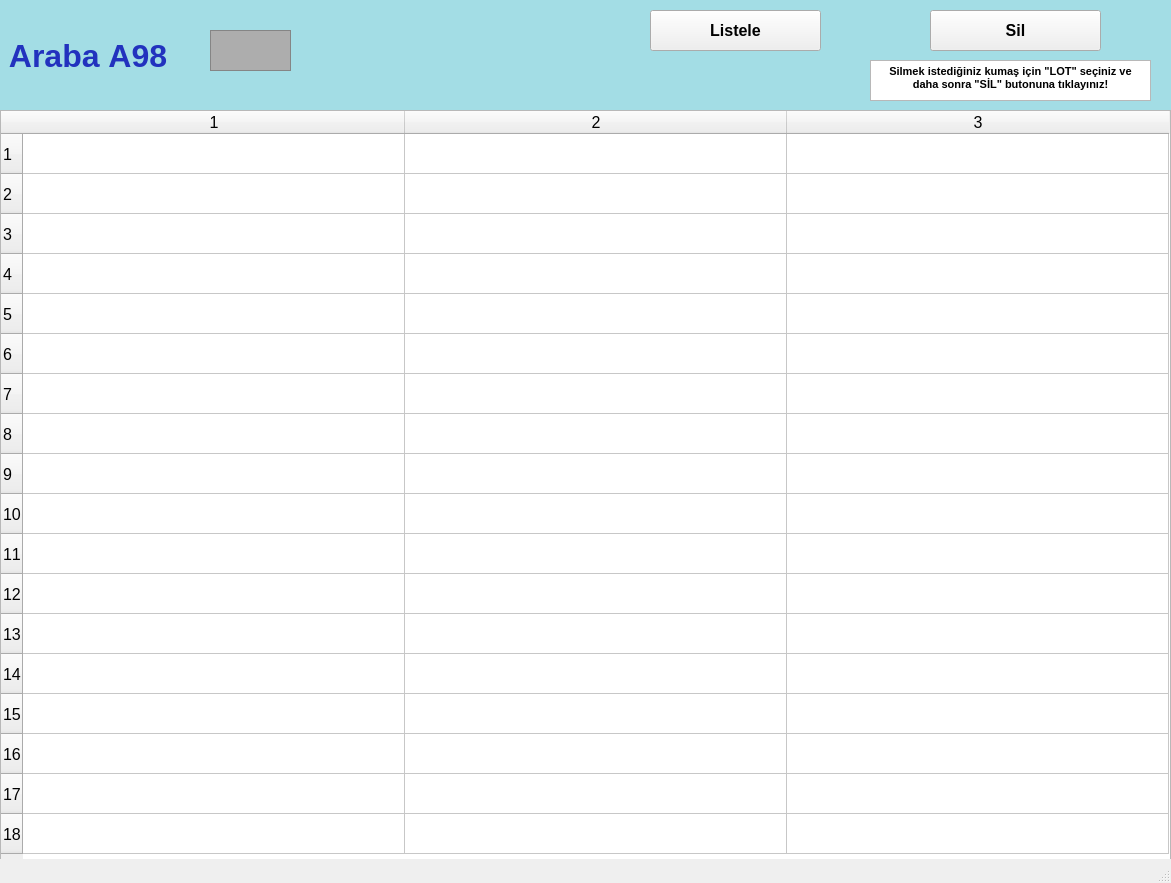
<?xml version="1.0" encoding="UTF-8"?>
<ui version="4.0">
 <class>arabalarA98_ekran</class>
 <widget class="QMainWindow" name="arabalarA98_ekran">
  <property name="geometry">
   <rect>
    <x>0</x>
    <y>0</y>
    <width>1171</width>
    <height>883</height>
   </rect>
  </property>
  <property name="font">
   <font>
    <pointsize>12</pointsize>
    <weight>50</weight>
    <bold>false</bold>
    <kerning>false</kerning>
   </font>
  </property>
  <property name="windowTitle">
   <string/>
  </property>
  <widget class="QWidget" name="centralwidget">
   <widget class="QLabel" name="arabaA1yazi_lbl">
    <property name="geometry">
     <rect>
      <x>0</x>
      <y>0</y>
      <width>1171</width>
      <height>111</height>
     </rect>
    </property>
    <property name="font">
     <font>
      <pointsize>24</pointsize>
      <weight>75</weight>
      <bold>true</bold>
     </font>
    </property>
    <property name="styleSheet">
     <string notr="true">background-color: rgb(163, 221, 229);
color: rgb(34, 50, 190);</string>
    </property>
    <property name="text">
     <string> Araba A98</string>
    </property>
   </widget>
   <widget class="QFrame" name="arabaA1_img">
    <property name="geometry">
     <rect>
      <x>210</x>
      <y>30</y>
      <width>81</width>
      <height>41</height>
     </rect>
    </property>
    <property name="styleSheet">
     <string notr="true">background-color: rgb(173, 173, 173);</string>
    </property>
    <property name="frameShape">
     <enum>QFrame::StyledPanel</enum>
    </property>
    <property name="frameShadow">
     <enum>QFrame::Raised</enum>
    </property>
   </widget>
   <widget class="QPushButton" name="listele98_btn">
    <property name="geometry">
     <rect>
      <x>650</x>
      <y>10</y>
      <width>171</width>
      <height>41</height>
     </rect>
    </property>
    <property name="font">
     <font>
      <pointsize>12</pointsize>
      <weight>75</weight>
      <bold>true</bold>
     </font>
    </property>
    <property name="text">
     <string>Listele</string>
    </property>
   </widget>
   <widget class="QTableWidget" name="A98_tw">
    <property name="geometry">
     <rect>
      <x>0</x>
      <y>110</y>
      <width>1171</width>
      <height>751</height>
     </rect>
    </property>
    <property name="baseSize">
     <size>
      <width>0</width>
      <height>0</height>
     </size>
    </property>
    <property name="rowCount">
     <number>18</number>
    </property>
    <property name="columnCount">
     <number>3</number>
    </property>
    <attribute name="horizontalHeaderVisible">
     <bool>true</bool>
    </attribute>
    <attribute name="horizontalHeaderCascadingSectionResizes">
     <bool>false</bool>
    </attribute>
    <attribute name="horizontalHeaderDefaultSectionSize">
     <number>382</number>
    </attribute>
    <attribute name="horizontalHeaderMinimumSectionSize">
     <number>38</number>
    </attribute>
    <attribute name="verticalHeaderDefaultSectionSize">
     <number>40</number>
    </attribute>
    <attribute name="verticalHeaderMinimumSectionSize">
     <number>23</number>
    </attribute>
    <row/>
    <row/>
    <row/>
    <row/>
    <row/>
    <row/>
    <row/>
    <row/>
    <row/>
    <row/>
    <row/>
    <row/>
    <row/>
    <row/>
    <row/>
    <row/>
    <row/>
    <row/>
    <column/>
    <column/>
    <column/>
   </widget>
   <widget class="QPushButton" name="sil98_btn">
    <property name="geometry">
     <rect>
      <x>930</x>
      <y>10</y>
      <width>171</width>
      <height>41</height>
     </rect>
    </property>
    <property name="font">
     <font>
      <pointsize>12</pointsize>
      <weight>75</weight>
      <bold>true</bold>
     </font>
    </property>
    <property name="text">
     <string>Sil</string>
    </property>
   </widget>
   <widget class="QTextBrowser" name="textBrowser">
    <property name="geometry">
     <rect>
      <x>870</x>
      <y>60</y>
      <width>281</width>
      <height>41</height>
     </rect>
    </property>
    <property name="html">
     <string>&lt;!DOCTYPE HTML PUBLIC &quot;-//W3C//DTD HTML 4.0//EN&quot; &quot;http://www.w3.org/TR/REC-html40/strict.dtd&quot;&gt;
&lt;html&gt;&lt;head&gt;&lt;meta name=&quot;qrichtext&quot; content=&quot;1&quot; /&gt;&lt;style type=&quot;text/css&quot;&gt;
p, li { white-space: pre-wrap; }
&lt;/style&gt;&lt;/head&gt;&lt;body style=&quot; font-family:'MS Shell Dlg 2'; font-size:12pt; font-weight:400; font-style:normal;&quot;&gt;
&lt;p align=&quot;center&quot; style=&quot; margin-top:0px; margin-bottom:0px; margin-left:0px; margin-right:0px; -qt-block-indent:0; text-indent:0px;&quot;&gt;&lt;span style=&quot; font-size:8pt; font-weight:600;&quot;&gt;Silmek istediğiniz kumaş için &amp;quot;LOT&amp;quot; seçiniz ve daha sonra &amp;quot;SİL&amp;quot; butonuna tıklayınız!&lt;/span&gt;&lt;/p&gt;&lt;/body&gt;&lt;/html&gt;</string>
    </property>
   </widget>
  </widget>
  <widget class="QStatusBar" name="statusbar"/>
 </widget>
 <resources/>
 <connections/>
</ui>
